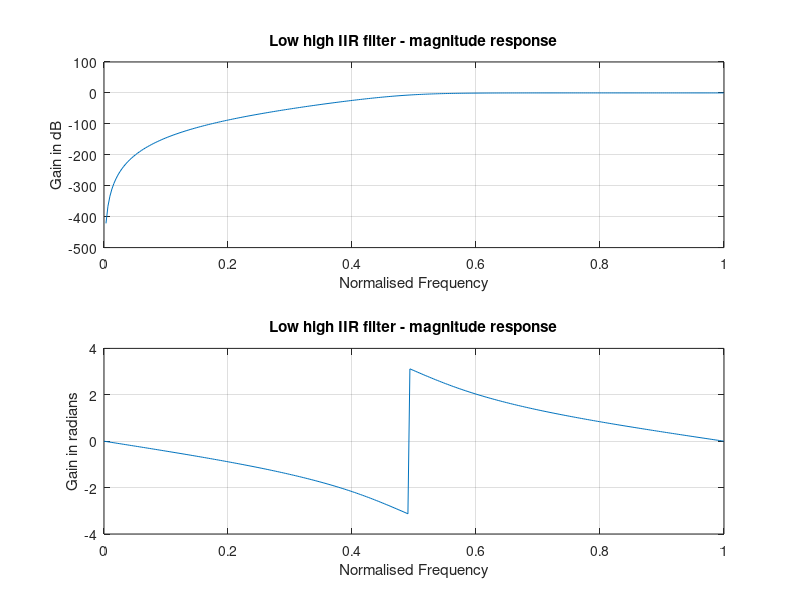

This figure's MATLAB source:
clc
clear all
close all

alphap=0.4; 
alphas=30;
fp=400;
fs=800;
f=2000;

omegap=2*fp/f;
omegas=2*fs/f;  
[n wn]=buttord(omegap,omegas,alphap,alphas);  
[b a]=butter(n,wn,'high'); 
w=0:0.01:pi;  
[h w]=freqz(b,a,w,'whole');
m=abs(h);
an=angle(h);  
 
figure(2);
subplot(2,1,1);
plot(w/pi,20*log(m));
grid;  
xlabel('Normalised Frequency');
ylabel('Gain in dB');
title('Low high IIR filter - magnitude response');

subplot(2,1,2);
plot(w/pi,an);
grid;
xlabel('Normalised Frequency');
ylabel('Gain in radians');  
title('Low high IIR filter - magnitude response');
  
